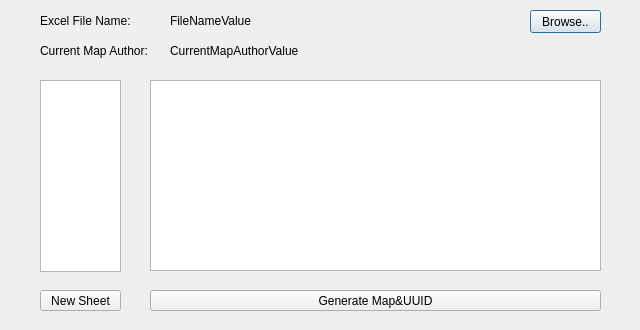
<?xml version="1.0" encoding="UTF-8"?>
<ui version="4.0">
 <class>Dialog</class>
 <widget class="QDialog" name="Dialog">
  <property name="geometry">
   <rect>
    <x>0</x>
    <y>0</y>
    <width>640</width>
    <height>330</height>
   </rect>
  </property>
  <property name="minimumSize">
   <size>
    <width>640</width>
    <height>330</height>
   </size>
  </property>
  <property name="windowTitle">
   <string>JAC</string>
  </property>
  <property name="sizeGripEnabled">
   <bool>false</bool>
  </property>
  <property name="modal">
   <bool>false</bool>
  </property>
  <widget class="QLabel" name="FileName">
   <property name="enabled">
    <bool>true</bool>
   </property>
   <property name="geometry">
    <rect>
     <x>40</x>
     <y>10</y>
     <width>141</width>
     <height>21</height>
    </rect>
   </property>
   <property name="font">
    <font>
     <pointsize>9</pointsize>
    </font>
   </property>
   <property name="text">
    <string>Excel File Name:</string>
   </property>
  </widget>
  <widget class="QPushButton" name="BrowseBtn">
   <property name="geometry">
    <rect>
     <x>530</x>
     <y>10</y>
     <width>71</width>
     <height>23</height>
    </rect>
   </property>
   <property name="font">
    <font>
     <pointsize>9</pointsize>
    </font>
   </property>
   <property name="text">
    <string>Browse..</string>
   </property>
  </widget>
  <widget class="QLabel" name="FileNameValue">
   <property name="enabled">
    <bool>true</bool>
   </property>
   <property name="geometry">
    <rect>
     <x>170</x>
     <y>10</y>
     <width>371</width>
     <height>21</height>
    </rect>
   </property>
   <property name="font">
    <font>
     <pointsize>9</pointsize>
    </font>
   </property>
   <property name="text">
    <string>FileNameValue</string>
   </property>
  </widget>
  <widget class="QLabel" name="Author">
   <property name="enabled">
    <bool>true</bool>
   </property>
   <property name="geometry">
    <rect>
     <x>40</x>
     <y>40</y>
     <width>151</width>
     <height>21</height>
    </rect>
   </property>
   <property name="font">
    <font>
     <pointsize>9</pointsize>
    </font>
   </property>
   <property name="text">
    <string>Current Map Author:</string>
   </property>
  </widget>
  <widget class="QLabel" name="AuthorValue">
   <property name="enabled">
    <bool>true</bool>
   </property>
   <property name="geometry">
    <rect>
     <x>170</x>
     <y>40</y>
     <width>351</width>
     <height>21</height>
    </rect>
   </property>
   <property name="font">
    <font>
     <pointsize>9</pointsize>
    </font>
   </property>
   <property name="text">
    <string>CurrentMapAuthorValue</string>
   </property>
  </widget>
  <widget class="QListWidget" name="SheetNameList">
   <property name="geometry">
    <rect>
     <x>40</x>
     <y>80</y>
     <width>81</width>
     <height>192</height>
    </rect>
   </property>
   <property name="font">
    <font>
     <pointsize>9</pointsize>
    </font>
   </property>
  </widget>
  <widget class="QTableWidget" name="AuthorTable">
   <property name="geometry">
    <rect>
     <x>150</x>
     <y>80</y>
     <width>451</width>
     <height>191</height>
    </rect>
   </property>
   <property name="minimumSize">
    <size>
     <width>251</width>
     <height>0</height>
    </size>
   </property>
   <property name="maximumSize">
    <size>
     <width>16777215</width>
     <height>16777215</height>
    </size>
   </property>
   <property name="baseSize">
    <size>
     <width>0</width>
     <height>0</height>
    </size>
   </property>
   <property name="font">
    <font>
     <pointsize>9</pointsize>
    </font>
   </property>
  </widget>
  <widget class="QPushButton" name="NewSheetBtn">
   <property name="geometry">
    <rect>
     <x>40</x>
     <y>290</y>
     <width>81</width>
     <height>21</height>
    </rect>
   </property>
   <property name="font">
    <font>
     <pointsize>9</pointsize>
    </font>
   </property>
   <property name="text">
    <string>New Sheet</string>
   </property>
  </widget>
  <widget class="QPushButton" name="GenerateBtn">
   <property name="geometry">
    <rect>
     <x>150</x>
     <y>290</y>
     <width>451</width>
     <height>21</height>
    </rect>
   </property>
   <property name="font">
    <font>
     <pointsize>9</pointsize>
    </font>
   </property>
   <property name="text">
    <string>Generate Map&amp;&amp;UUID</string>
   </property>
  </widget>
 </widget>
 <resources/>
 <connections/>
</ui>
